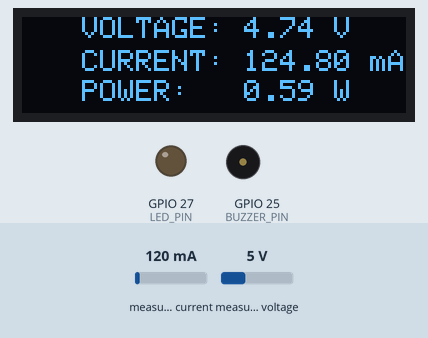
Simulated run of this program. Board: ESP32. Parts: 128×32 one-colour display, output pins drawn as LEDs (lit = HIGH), buzzer (waves = sounding, pin HIGH). Inputs (shaded band) come from the test bench; at power-on: measured current 120 mA, measured voltage 5 V. What the program prints to the serial monitor is not drawn.

Above: at 1.9 s.
2.0 s: measured current set to 40 mA
At 3.9 s:
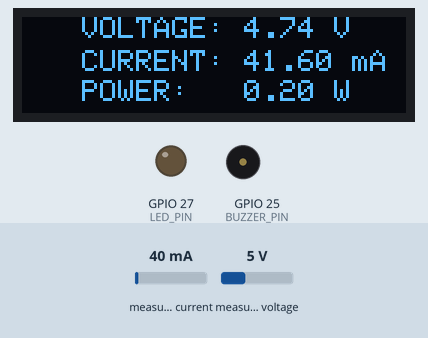
4.3 s: measured current set to 1000 mA
At 6.0 s:
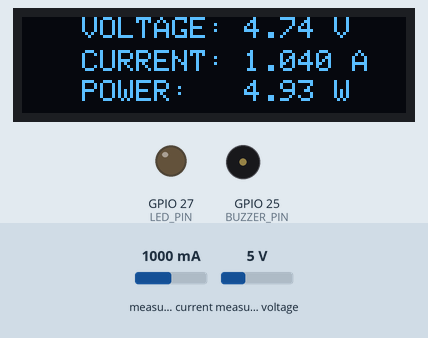
6.3 s: measured current set to 1896 mA
At 7.4 s:
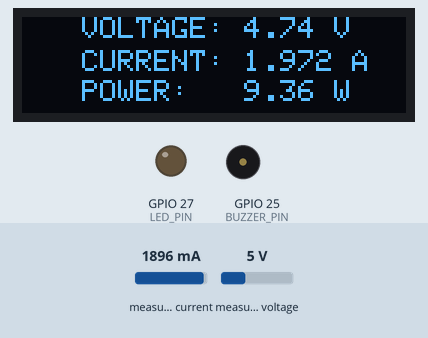
8.4 s: measured current set to 1952 mA
At 10.0 s:
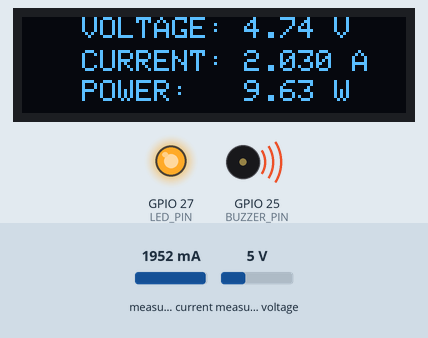
10.5 s: measured voltage set to 0.3 V
At 12.2 s:
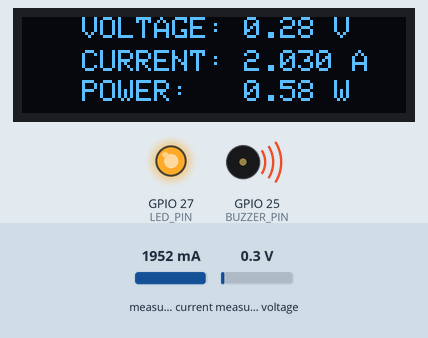
12.5 s: measured current set to 500 mA
At 13.6 s:
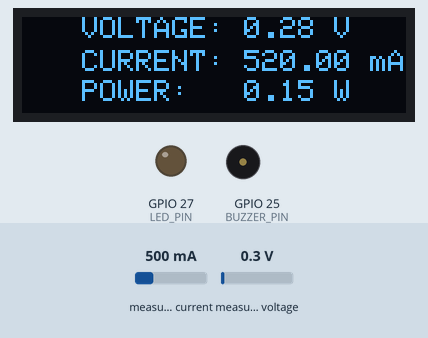
Timing chart, 0 to 15.5 s (numbered marks = the images above; inputs shaded):
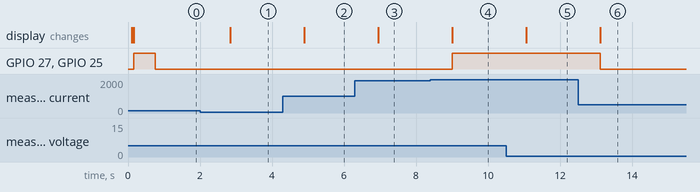

Measured:
- the behaviour switches between 1923 and 1924 mA on measured current (found by bisection; images 3 and 4)
- after the input at 2.0 s, the display: changes after 0.84 s (image 1)
- after the input at 4.3 s, the display: changes after 0.59 s (image 2)
- after the input at 6.3 s, the display: changes after 0.65 s (image 3)
- after the input at 8.4 s, GPIO 27 (LED_PIN), GPIO 25 (BUZZER_PIN): LOW → HIGH after 0.61 s; the display: changes after 0.60 s (image 4)
- after the input at 10.5 s, the display: changes after 0.56 s (image 5)
- after the input at 12.5 s, GPIO 27 (LED_PIN), GPIO 25 (BUZZER_PIN): HIGH → LOW after 0.62 s; the display: changes after 0.61 s (image 6)

The program:

main.cpp
```cpp
#include <Arduino.h>
#include "sensor.h"
#include "config.h"
#include "oled.h"

bool displayFrozen = false;
bool lastButtonState = HIGH;

void setup() {
  Serial.begin(115200);

  bool sensorReady = initialiseSensor();

  if (!sensorReady) {
    Serial.println("Sensor Not Found");
  } else {
    Serial.println("Sensor Initialised");
  }

  initOLED();
  updateOLED();

  pinMode(BUZZER_PIN, OUTPUT);
  pinMode(LED_PIN, OUTPUT);

  digitalWrite(BUZZER_PIN, HIGH);
  digitalWrite(LED_PIN, HIGH);

  delay(600);

  digitalWrite(BUZZER_PIN, LOW);
  digitalWrite(LED_PIN, LOW);
}


void loop() {

  updateOLED();


  float voltage = getBusVoltage();
  float currentA = getCurrent();
  float currentmA = currentA * 1000.0;
  float power = getPower();

  Serial.print("Voltage (V): ");
  Serial.println(voltage);

  Serial.print("Current (A): ");
  Serial.println(currentA);


  Serial.print("Power   (W): ");
  Serial.println(power, 6);

  Serial.println();

  if (currentA >= 2){
    digitalWrite(BUZZER_PIN, HIGH);
    digitalWrite(LED_PIN, HIGH);
  }
  else{
    digitalWrite(BUZZER_PIN, LOW);
    digitalWrite(LED_PIN, LOW);
  }

  delay(1000);

  float shunt_mV = getShuntVoltage_mV();

  Serial.print("Shunt Voltage (mV): ");
  Serial.println(shunt_mV, 6);

  Serial.print("Current (A): ");
  Serial.println(currentA, 6);

  Serial.print("Current (mA): ");
  Serial.println(currentmA , 3);


}
```

oled.h
```cpp
#pragma once

void initOLED();
void updateOLED();
```

sensor.h
```cpp
#pragma once

bool initialiseSensor();
bool sensorConnected();

float getBusVoltage();
float getCurrent();
float getPower();
float getShuntVoltage_mV();
```

oled.cpp
```cpp
#include <Adafruit_GFX.h>
#include <Adafruit_SSD1306.h>
#include "config.h"
#include "sensor.h"
#include <Wire.h>

Adafruit_SSD1306 display(SCREEN_WIDTH, SCREEN_HEIGHT, &Wire, -1);


void initOLED() {


    if(!display.begin(SSD1306_SWITCHCAPVCC, 0x3C))
    {
        Serial.println("OLED FAILED");

        while(true)
        {
        }
    }

    display.clearDisplay();

    display.setTextSize(text_size);

    display.setTextColor(SSD1306_WHITE);

    display.display();


}


void updateOLED() {


    float voltage = getBusVoltage();
    float currentA = getCurrent();
    float currentmA = currentA * 1000.0;
    float power = getPower();

    display.clearDisplay();

    // VOLTAGE
    display.setCursor(20,0);
    display.print("VOLTAGE: ");
    display.print(voltage);
    display.println(" V");

    // CURRENT

    display.setCursor(20,11);
    display.print("CURRENT: ");

    if (currentA <= 0.0) {
        display.println("N/A");
    }
    else if (currentA < 1.0) {
        display.print(currentmA, 2);
        display.println(" mA");
    }
    else {
        display.print(currentA, 3);
        display.println(" A");
    }


    // POWER
    display.setCursor(20,21);
    display.print("POWER:   ");

    if (power <= 0 )
    {
        display.println("N/A");
    }
    else
    {
        display.print(power);
        display.println(" W");

    }

    display.display();


}
```

sensor.cpp
```cpp
#include "sensor.h"
#include "config.h"
#include <Wire.h>
#include <INA226.h>

INA226 ina226(INA226_ADDRESS);

bool initialiseSensor() {
  Wire.begin(SDA_PIN, SCL_PIN);
  delay(100);

  if (!ina226.begin()){
    return false;
  }

  ina226.setMaxCurrentShunt(MAXIMUM_CURRENT, SHUNT_VAL);


  return true;

}


float getBusVoltage() {
  float rawVoltage = ina226.getBusVoltage();
  return rawVoltage * VOLTAGE_CORRECTION;
}


float getCurrent() {
  float shuntVoltage_mV = ina226.getShuntVoltage_mV();
  float shuntVoltage_V = shuntVoltage_mV / 1000.0;

  float currentA = shuntVoltage_V / SHUNT_VAL;

  return currentA * CURRENT_CORRECTION;
}

float getPower() {
  float voltage = getBusVoltage();
  float current = getCurrent();

  return voltage * current;
}

float getShuntVoltage_mV() {
  return ina226.getShuntVoltage_mV();
}
```

config.h
```cpp
#pragma once

// I2C Pins
#define SCL_PIN 22
#define SDA_PIN 21

// Output Pins
#define ALERT_PIN 26
#define BUZZER_PIN 25
#define LED_PIN 27
#define FREEZE_PIN 16

// Voltage Limits
const float MAXIMUM_VOLTAGE = 15.0;
const float MINIMUM_VOLTAGE = 5.0;

// Current Limits
const float MAXIMUM_CURRENT = 2.0;

// Battery Warning Threshold
const float WEAK_BATT_PERC = 12.5;

// Shunt Resistor
const float SHUNT_VAL = 0.1;

// Addreses

const int INA226_ADDRESS = 0x40;
const int OLED_ADDRESS = 0x3C;

// Calibration

const float VOLTAGE_CORRECTION = 0.949;
const float CURRENT_CORRECTION = 1.04;
// OLED Config

const int SCREEN_WIDTH = 128;
const int SCREEN_HEIGHT = 32;
const int text_size = .5;
```
